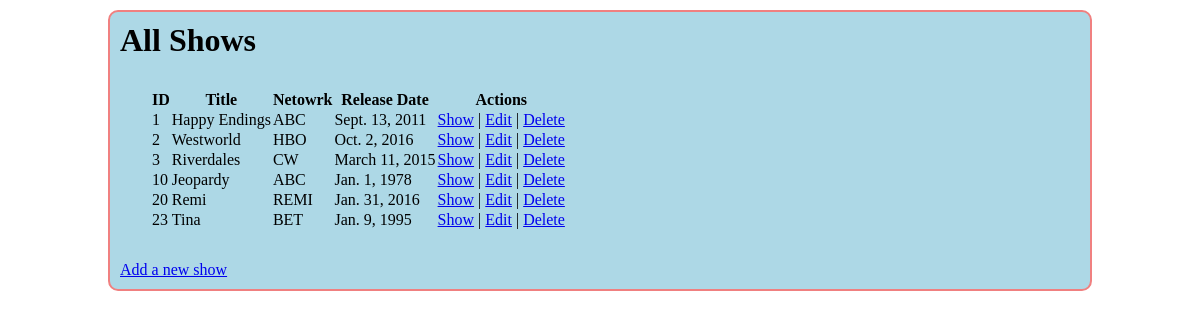
The page / on the database its author committed.
### shows_app/models.py (models this page shows)
class Show(models.Model):
    title = models.CharField(max_length=255)
    network = models.CharField(max_length=255)
    release = models.DateField()
    desc = models.TextField()
    created_at = models.DateTimeField(auto_now_add=True)
    updated_at = models.DateTimeField(auto_now=True)
    objects = ShowManager()

### shows_app/views.py (the view)
# urls.py: path('',views.index),
def index(request):
    context = {
        "Shows":Show.objects.all(),
    }
    return render (request, "index.html", context)

### shows_app/templates/index.html (shortened to what this page needs)
<!DOCTYPE html>
<html lang="en">
<head>
    {% load static %}
    <link rel='stylesheet' type='text/css' href="{% static 'styles.css' %}">
</head>
<body>
    <div id="wrapper">
        <h1>All Shows</h1>
        <table>
            <tr>
                <th>ID</th>
                <th>Title</th>
                <th>Netowrk</th>
                <th>Release Date</th>
                <th>Actions</th>
            </tr>
            {% for show in Shows %}
                <tr>
                    <td>{{show.id}}</td>
                    <td>{{show.title}}</td>
                    <td>{{show.network}}</td>
                    <td>{{show.release}}</td>
                    <td><a href="/shows/{{show.id}}">Show</a> | <a href="/shows/{{show.id}}/edit">Edit</a> | <a href="/shows/delete/{{show.id}}">Delete</a></td>
                </tr>
            {% endfor %}
        </table>
        <p><a href="/shows/new">Add a new show</a></p>
    </div>
</body>
</html>

### shows_app/static/styles.css (style rules this page uses)
* { margin: 0px; padding: 0px; }
#wrapper { width: 960px; margin: 10px auto; padding: 10px; background-color: lightblue; border: 2px solid lightcoral; border-radius: 10px; }
table { margin: 30px; }

### rows shown on the page
Show: id "1", title "Happy Endings", network "ABC", release "Sept. 13, 2011"
Show: id "2", title "Westworld", network "HBO", release "Oct. 2, 2016"
Show: id "3", title "Riverdales", network "CW", release "March 11, 2015"
Show: id "10", title "Jeopardy", network "ABC", release "Jan. 1, 1978"
Show: id "20", title "Remi", network "REMI", release "Jan. 31, 2016"
Show: id "23", title "Tina", network "BET", release "Jan. 9, 1995"
